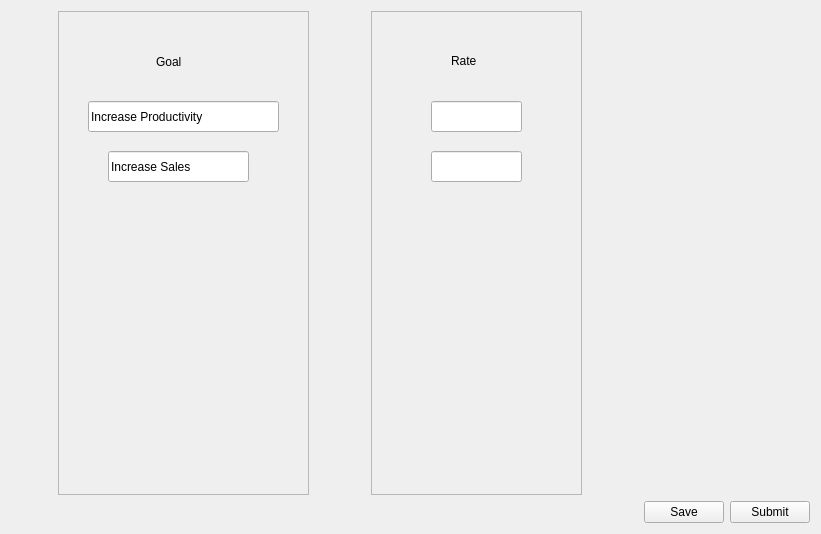
      <widget class="QWidget" name="page_7">
       <layout class="QGridLayout" name="gridLayout_12">
        <item row="0" column="0">
         <spacer name="horizontalSpacer_10">
          <property name="orientation">
           <enum>Qt::Horizontal</enum>
          </property>
          <property name="sizeHint" stdset="0">
           <size>
            <width>47</width>
            <height>20</height>
           </size>
          </property>
         </spacer>
        </item>
        <item row="0" column="1">
         <widget class="QFrame" name="frame_4">
          <property name="sizePolicy">
           <sizepolicy hsizetype="Fixed" vsizetype="Expanding">
            <horstretch>0</horstretch>
            <verstretch>0</verstretch>
           </sizepolicy>
          </property>
          <property name="minimumSize">
           <size>
            <width>251</width>
            <height>484</height>
           </size>
          </property>
          <property name="frameShape">
           <enum>QFrame::StyledPanel</enum>
          </property>
          <property name="frameShadow">
           <enum>QFrame::Raised</enum>
          </property>
          <widget class="QLineEdit" name="selfEvaluationIncreaseSalesEdit">
           <property name="geometry">
            <rect>
             <x>50</x>
             <y>140</y>
             <width>141</width>
             <height>31</height>
            </rect>
           </property>
           <property name="text">
            <string>Increase Sales</string>
           </property>
           <property name="readOnly">
            <bool>true</bool>
           </property>
          </widget>
          <widget class="QLineEdit" name="selfEvaluationIncreaseProductivityEdit">
           <property name="geometry">
            <rect>
             <x>30</x>
             <y>90</y>
             <width>191</width>
             <height>31</height>
            </rect>
           </property>
           <property name="text">
            <string>Increase Productivity</string>
           </property>
           <property name="readOnly">
            <bool>true</bool>
           </property>
          </widget>
          <widget class="QLabel" name="selfEvaluationGoalLabel">
           <property name="geometry">
            <rect>
             <x>98</x>
             <y>40</y>
             <width>61</width>
             <height>21</height>
            </rect>
           </property>
           <property name="text">
            <string>Goal</string>
           </property>
          </widget>
         </widget>
        </item>
        <item row="0" column="2">
         <spacer name="horizontalSpacer_11">
          <property name="orientation">
           <enum>Qt::Horizontal</enum>
          </property>
          <property name="sizeHint" stdset="0">
           <size>
            <width>50</width>
            <height>20</height>
           </size>
          </property>
         </spacer>
        </item>
        <item row="0" column="3">
         <widget class="QFrame" name="selfEvaluationFrame">
          <property name="sizePolicy">
           <sizepolicy hsizetype="Fixed" vsizetype="Expanding">
            <horstretch>0</horstretch>
            <verstretch>0</verstretch>
           </sizepolicy>
          </property>
          <property name="minimumSize">
           <size>
            <width>211</width>
            <height>484</height>
           </size>
          </property>
          <property name="frameShape">
           <enum>QFrame::StyledPanel</enum>
          </property>
          <property name="frameShadow">
           <enum>QFrame::Raised</enum>
          </property>
          <widget class="QLabel" name="selfEvaluationRate">
           <property name="geometry">
            <rect>
             <x>80</x>
             <y>40</y>
             <width>51</width>
             <height>20</height>
            </rect>
           </property>
           <property name="text">
            <string>Rate</string>
           </property>
          </widget>
          <widget class="QLineEdit" name="selfEvaluationIncreaseProductivityRate">
           <property name="geometry">
            <rect>
             <x>60</x>
             <y>90</y>
             <width>91</width>
             <height>31</height>
            </rect>
           </property>
          </widget>
          <widget class="QLineEdit" name="selfEvaluationIncreaseSalesRate">
           <property name="geometry">
            <rect>
             <x>60</x>
             <y>140</y>
             <width>91</width>
             <height>31</height>
            </rect>
           </property>
          </widget>
         </widget>
        </item>
        <item row="0" column="4">
         <spacer name="horizontalSpacer_17">
          <property name="orientation">
           <enum>Qt::Horizontal</enum>
          </property>
          <property name="sizeHint" stdset="0">
           <size>
            <width>47</width>
            <height>20</height>
           </size>
          </property>
         </spacer>
        </item>
        <item row="1" column="1" colspan="4">
         <spacer name="horizontalSpacer_27">
          <property name="orientation">
           <enum>Qt::Horizontal</enum>
          </property>
          <property name="sizeHint" stdset="0">
           <size>
            <width>580</width>
            <height>20</height>
           </size>
          </property>
         </spacer>
        </item>
        <item row="1" column="5">
         <widget class="QPushButton" name="selfEvaluationSaveButton">
          <property name="text">
           <string>Save</string>
          </property>
         </widget>
        </item>
        <item row="1" column="6">
         <widget class="QPushButton" name="selfEvaluationSubmitButton">
          <property name="text">
           <string>Submit</string>
          </property>
         </widget>
        </item>
       </layout>
      </widget>
